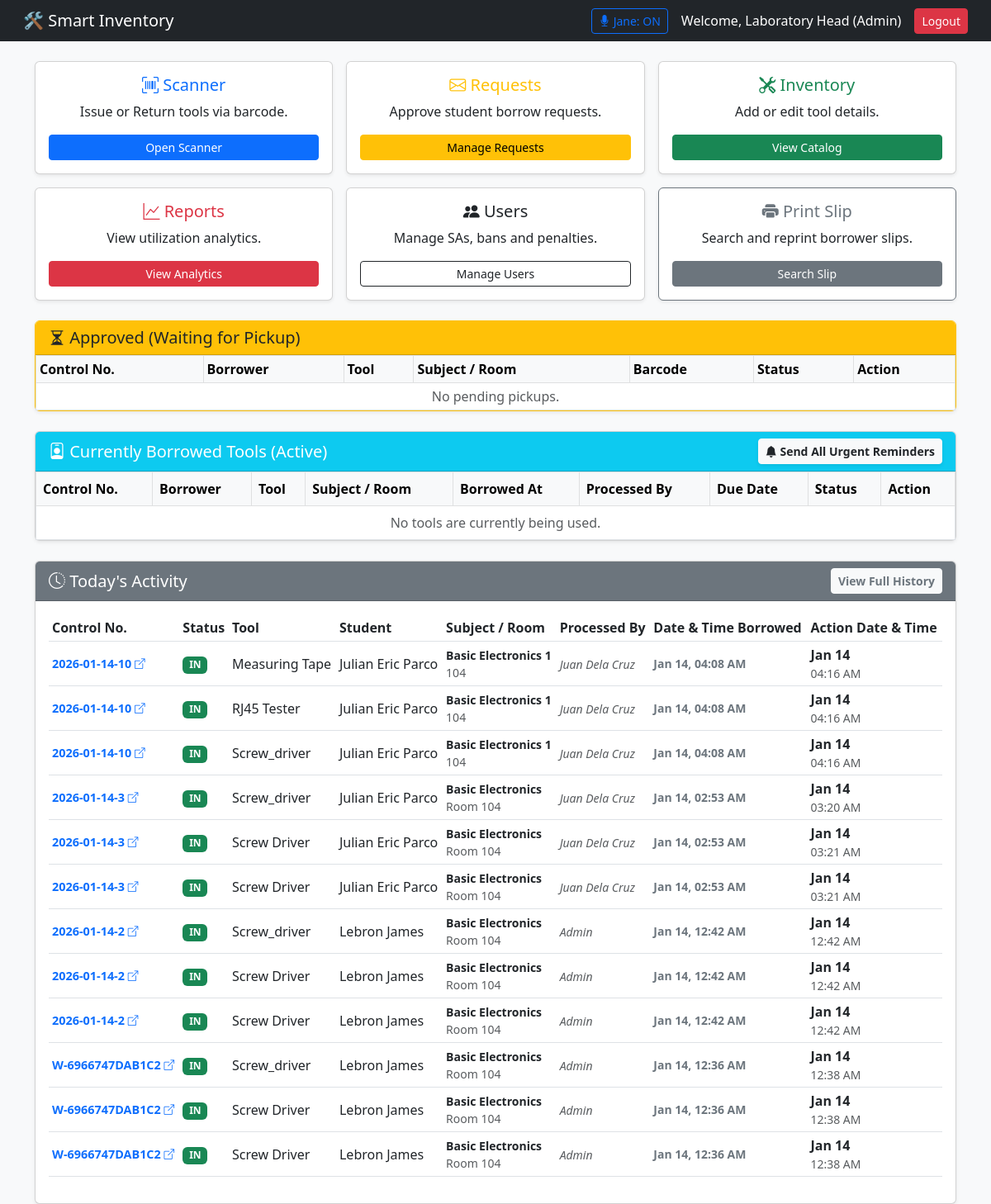
/dashboard.php (signed in), run on the app's committed database.
### tables this page shows
CREATE TABLE `transactions` (
  `transaction_id` int(11) NOT NULL,
  `control_no` varchar(50) DEFAULT NULL,
  `user_id` int(11) NOT NULL,
  `tool_id` int(11) NOT NULL,
  `borrow_date` date NOT NULL,
  `return_date` date NOT NULL,
  `actual_return_date` datetime DEFAULT NULL,
  `status` enum('Pending','Approved','Borrowed','Returned','Declined','Cancelled') NOT NULL,
  `processed_by` varchar(100) DEFAULT NULL,
  `subject` varchar(100) DEFAULT NULL,
  `room_no` varchar(50) DEFAULT NULL,
  `date_requested` timestamp NOT NULL DEFAULT current_timestamp(),
  `actual_borrow_date` datetime DEFAULT NULL,
  `feedback` text DEFAULT NULL
);

CREATE TABLE `tools` (
  `tool_id` int(11) NOT NULL,
  `barcode` varchar(50) NOT NULL,
  `tool_name` varchar(100) NOT NULL,
  `category` varchar(50) NOT NULL,
  `status` enum('Available','Borrowed','Maintenance','Lost') DEFAULT 'Available',
  `created_at` timestamp NOT NULL DEFAULT current_timestamp()
);

CREATE TABLE `users` (
  `user_id` int(11) NOT NULL,
  `id_number` varchar(20) NOT NULL,
  `full_name` varchar(100) NOT NULL,
  `course_section` varchar(50) DEFAULT NULL,
  `email` varchar(150) NOT NULL,
  `course` varchar(50) DEFAULT NULL,
  `year_section` varchar(20) DEFAULT NULL,
  `password` varchar(255) NOT NULL,
  `role` enum('student','admin','student_assistant') NOT NULL,
  `account_status` enum('active','restricted','deleted') NOT NULL DEFAULT 'active',
  `penalty_points` int(11) DEFAULT 0,
  `created_at` timestamp NOT NULL DEFAULT current_timestamp(),
  `ban_end_date` datetime DEFAULT NULL,
  `ban_reason` text DEFAULT NULL,
  `otp_code` varchar(6) DEFAULT NULL,
  `otp_expiry` datetime DEFAULT NULL
);

### dashboard.php (the view, shortened to what the rows shown need)
<?php
include "db_conn.php";
$role = $_SESSION['role'];
?>
<!DOCTYPE html>
<html>
<head>
    <link href="https://cdn.jsdelivr.net/npm/bootstrap@5.3.0/dist/css/bootstrap.min.css" rel="stylesheet">
    <link rel="stylesheet" href="https://cdn.jsdelivr.net/npm/bootstrap-icons@1.10.0/font/bootstrap-icons.css">
    <link rel="stylesheet" href="assets/css/message_request.css">
</head>
<body class="bg-light">
    <div class="container mt-4">
        <?php if ($role == 'admin' || $role == 'student_assistant') { ?>
            <div class="card shadow-sm mb-4 border-warning">
                <div class="card-body p-0">
                    <div class="table-responsive">
                        <table class="table table-bordered table-sm align-middle mb-0">
                            <thead class="table-light">
                                <tr>
                                    <th>Control No.</th>
                                    <th>Borrower</th>
                                    <th>Tool</th>
                                    <th class="d-none d-md-table-cell">Subject / Room</th>
                                    <th class="d-none d-md-table-cell">Barcode</th>
                                    <th>Status</th>
                                    <th>Action</th>
                                </tr>
                            </thead>
                        </table>
                    </div>
                </div>
            </div>
            <div class="card shadow-sm mb-4">
                <div class="card-body p-0">
                    <div class="table-responsive">
                        <table class="table table-bordered table-hover align-middle mb-0">
                            <thead class="table-light">
                                <tr>
                                    <th>Control No.</th>
                                    <th>Borrower</th>
                                    <th>Tool</th>
                                    <th class="d-none d-md-table-cell">Subject / Room</th>
                                    <th class="d-none d-md-table-cell">Borrowed At</th>
                                    <th class="d-none d-md-table-cell">Processed By</th>
                                    <th>Due Date</th>
                                    <th>Status</th>
                                    <th>Action</th>
                                </tr>
                            </thead>
                        </table>
                    </div>
                </div>
            </div>
            <div class="card shadow-sm">
                <div class="card-body">
                    <div class="table-responsive">
                        <table class="table table-sm align-middle">
                            <thead>
                                <tr>
                                    <th>Control No.</th>
                                    <th>Status</th>
                                    <th>Tool</th>
                                    <th>Student</th>
                                    <th class="d-none d-md-table-cell">Subject / Room</th>
                                    <th class="d-none d-md-table-cell">Processed By</th>
                                    <th class="d-none d-md-table-cell">Date & Time Borrowed</th>
                                    <th>Action Date & Time</th>
                                </tr>
                            </thead>
                            <tbody>
                                <?php
                                $today = date('Y-m-d');
                                $sql = "SELECT tr.transaction_id, tr.control_no, tr.subject, tr.room_no, tr.processed_by,
                                               tr.status, t.tool_name, u.full_name, tr.actual_return_date, tr.date_requested, tr.actual_borrow_date
                                        FROM transactions tr
                                        JOIN users u ON tr.user_id = u.user_id
                                        JOIN tools t ON tr.tool_id = t.tool_id
                                        WHERE
                                        (
                                            (tr.status = 'Borrowed' AND DATE(tr.date_requested) = '$today')
                                            OR
                                            (tr.status IN ('Returned', 'Cancelled') AND DATE(tr.actual_return_date) = '$today')
                                        )
                                        ORDER BY tr.transaction_id DESC";
                                $result = mysqli_query($conn, $sql);
                                if ($result && mysqli_num_rows($result) > 0) {
                                    while ($row = mysqli_fetch_assoc($result)) {
                                        if ($row['status'] == 'Returned') {
                                            $type = 'IN';
                                            $color = 'success';
                                            $action_timestamp = strtotime($row['actual_return_date']);
                                        } elseif ($row['status'] == 'Cancelled') {
                                            $type = 'CANCEL';
                                            $color = 'dark';
                                            $action_timestamp = strtotime($row['actual_return_date']);
                                        } else {
                                            $type = 'OUT';
                                            $color = 'primary';
                                            $action_timestamp = strtotime($row['date_requested']);
                                        }
                                        $action_date_display = date('M d', $action_timestamp);
                                        $action_time_display = date('h:i A', $action_timestamp);
                                        $borrow_raw = !empty($row['actual_borrow_date']) ? $row['actual_borrow_date'] : $row['date_requested'];
                                        $display_borrow = date('M d, h:i A', strtotime($borrow_raw));
                                        $processed_by = !empty($row['processed_by']) ? $row['processed_by'] : '-';
                                ?>
                                    <tr>
                                        <td class="fw-bold text-primary" style="font-size: 0.9rem;">
                                            <a href="print_slip.php?control_no=<?php echo $row['control_no']; ?>" target="_blank" class="text-decoration-none">
                                                <?php echo $row['control_no']; ?> <i class="bi bi-box-arrow-up-right small"></i>
                                            </a>
                                        </td>
                                        <td><span class="badge bg-<?php echo $color; ?>"><?php echo $type; ?></span></td>
                                        <td><?php echo $row['tool_name']; ?></td>
                                        <td><?php echo $row['full_name']; ?></td>
                                        <td class="d-none d-md-table-cell">
                                            <div class="small fw-bold"><?php echo $row['subject']; ?></div>
                                            <div class="small text-muted"><?php echo $row['room_no']; ?></div>
                                        </td>
                                        <td class="d-none d-md-table-cell"><small class="text-muted fst-italic"><?php echo $processed_by; ?></small></td>
                                        <td class="d-none d-md-table-cell text-secondary small fw-bold"><?php echo $display_borrow; ?></td>
                                        <td>
                                            <div class="fw-bold"><?php echo $action_date_display; ?></div>
                                            <div class="small text-muted"><?php echo $action_time_display; ?></div>
                                        </td>
                                    </tr>
                                <?php
                                    }
                                } else {
                                    echo "<tr><td colspan='8' class='text-center py-3 text-muted fst-italic'>No activity yet today.</td></tr>";
                                }
                                ?>
                            </tbody>
                        </table>
                    </div>
                </div>
            </div>
        <?php } ?>
    </div>
</body>
</html>

### data on the page
transactions: control_no "2026-01-14-10", status "IN", tool.tool_name "Measuring Tape", user.full_name "Julian Eric Parco", subject "Basic Electronics 1", room_no "104", processed_by "Juan Dela Cruz", actual_borrow_date "Jan 14, 04:08 AM", actual_return_date "Jan 14", actual_return_date "04:16 AM"
transactions: control_no "2026-01-14-10", status "IN", tool.tool_name "RJ45 Tester", user.full_name "Julian Eric Parco", subject "Basic Electronics 1", room_no "104", processed_by "Juan Dela Cruz", actual_borrow_date "Jan 14, 04:08 AM", actual_return_date "Jan 14", actual_return_date "04:16 AM"
transactions: control_no "2026-01-14-10", status "IN", tool.tool_name "Screw_driver", user.full_name "Julian Eric Parco", subject "Basic Electronics 1", room_no "104", processed_by "Juan Dela Cruz", actual_borrow_date "Jan 14, 04:08 AM", actual_return_date "Jan 14", actual_return_date "04:16 AM"
transactions: control_no "2026-01-14-3", status "IN", tool.tool_name "Screw_driver", user.full_name "Julian Eric Parco", subject "Basic Electronics", room_no "Room 104", processed_by "Juan Dela Cruz", actual_borrow_date "Jan 14, 02:53 AM", actual_return_date "Jan 14", actual_return_date "03:20 AM"
transactions: control_no "2026-01-14-3", status "IN", tool.tool_name "Screw Driver", user.full_name "Julian Eric Parco", subject "Basic Electronics", room_no "Room 104", processed_by "Juan Dela Cruz", actual_borrow_date "Jan 14, 02:53 AM", actual_return_date "Jan 14", actual_return_date "03:21 AM"
transactions: control_no "2026-01-14-3", status "IN", tool.tool_name "Screw Driver", user.full_name "Julian Eric Parco", subject "Basic Electronics", room_no "Room 104", processed_by "Juan Dela Cruz", actual_borrow_date "Jan 14, 02:53 AM", actual_return_date "Jan 14", actual_return_date "03:21 AM"
transactions: control_no "2026-01-14-2", status "IN", tool.tool_name "Screw_driver", user.full_name "Lebron James", subject "Basic Electronics", room_no "Room 104", processed_by "Admin", actual_borrow_date "Jan 14, 12:42 AM", actual_return_date "Jan 14", actual_return_date "12:42 AM"
transactions: control_no "2026-01-14-2", status "IN", tool.tool_name "Screw Driver", user.full_name "Lebron James", subject "Basic Electronics", room_no "Room 104", processed_by "Admin", actual_borrow_date "Jan 14, 12:42 AM", actual_return_date "Jan 14", actual_return_date "12:42 AM"
transactions: control_no "2026-01-14-2", status "IN", tool.tool_name "Screw Driver", user.full_name "Lebron James", subject "Basic Electronics", room_no "Room 104", processed_by "Admin", actual_borrow_date "Jan 14, 12:42 AM", actual_return_date "Jan 14", actual_return_date "12:42 AM"
transactions: control_no "W-6966747DAB1C2", status "IN", tool.tool_name "Screw_driver", user.full_name "Lebron James", subject "Basic Electronics", room_no "Room 104", processed_by "Admin", actual_borrow_date "Jan 14, 12:36 AM", actual_return_date "Jan 14", actual_return_date "12:38 AM"
transactions: control_no "W-6966747DAB1C2", status "IN", tool.tool_name "Screw Driver", user.full_name "Lebron James", subject "Basic Electronics", room_no "Room 104", processed_by "Admin", actual_borrow_date "Jan 14, 12:36 AM", actual_return_date "Jan 14", actual_return_date "12:38 AM"
transactions: control_no "W-6966747DAB1C2", status "IN", tool.tool_name "Screw Driver", user.full_name "Lebron James", subject "Basic Electronics", room_no "Room 104", processed_by "Admin", actual_borrow_date "Jan 14, 12:36 AM", actual_return_date "Jan 14", actual_return_date "12:38 AM"

### other printed values
$_SESSION['name'] "Laboratory Head"
$role "Admin"
